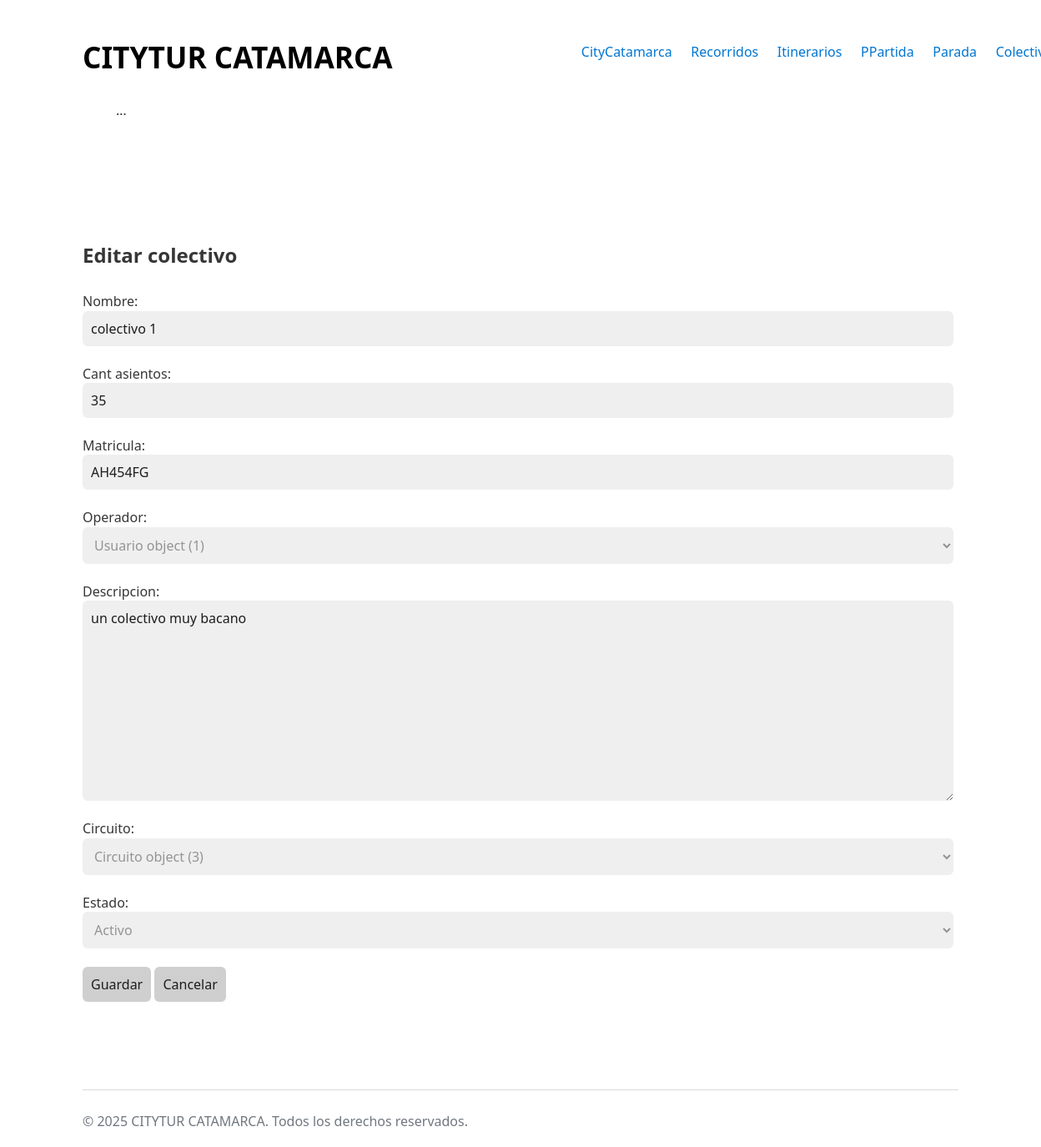
The app's page /colectivos/editar_colectivo/3/ with its own data.
### colectivos/models.py (models this page shows, shortened)
class Colectivo(models.Model):
    nombre = models.CharField(max_length= 20, default= 'sin nombre')
    cant_asientos = models.IntegerField()
    cant_ocupados = models.IntegerField(default= 0)
    matricula = models.CharField(max_length= 20)
    operador = models.ForeignKey(Usuario, on_delete= models.CASCADE)
    descripcion = models.TextField(max_length= 200, default= 'sin descripcion')
    circuito = models.ForeignKey(Circuito,
                                    on_delete= models.CASCADE,
                                    default= None,
                                    null=True,
                                    blank=True
                                )
    STATE_CHOICES = [
        ('ELIMINADO', 'Eliminado'),
        ('ACTIVO', 'Activo'),
        ('BAJA', 'Baja'),
    ]
    estado = models.CharField(max_length= 20, choices= STATE_CHOICES, default='ACTIVO')

### colectivos/views.py (the view)
# urls.py: path('editar_colectivo/<int:pk>/', views.editar_colectivo, name= 'colectivo_editar'),
def editar_colectivo(request, pk):
    obj = get_object_or_404(Colectivo, pk=pk)
    if request.method == 'POST':
        form = ColectivoForm(request.POST, instance=obj)
        if form.is_valid():
            form.save()
            return redirect('colectivos:colectivo_listar')
        else:
            return render(request, 'colectivo_editar.html', {'form': form, 'obj': obj})
    else:
        form = ColectivoForm(instance=obj)
        return render(request, 'colectivo_editar.html', {'form': form, 'obj': obj})

### colectivos/forms.py
class ColectivoForm(forms.ModelForm):
    class Meta:
        model = Colectivo
        fields = [
            'nombre',
            'cant_asientos',
            'matricula',
            'operador',
            'descripcion',
            'circuito',
            'estado',
        ]

### colectivos/templates/colectivo_editar.html (shortened to what this page needs)
{% extends 'base.html' %}
{% block body_id %}colectivo_form{% endblock %}
{% block content %}
<main id="main-form">
    <h2>Editar colectivo {{ colectivo.nombre }}</h2>
    <form method="post" enctype="multipart/form-data">
        {{ form.as_p }}
        <div class="actions">
            <button type="submit" class="btn">Guardar</button>
            <a class="btn btn-secondary" href="{% url 'colectivos:colectivo_listar' %}"><button>Cancelar</button></a>
        </div>
    </form>
</main>
{% endblock %}
{% block footer_script %}
    {{ block.super }}
{% endblock %}

### core/static/css/styles.css (style rules this page uses)
:root { --background-body: #fff; --background: #efefef; --background-alt: #f7f7f7; --selection: #9e9e9e; --text-main: #363636; --text-bright: #000; --text-muted: #70777f; --links: #0076d1; --focus: #0096bfab; --border: #dbdbdb; --button-base: #d0cfcf; --button-hover: #9b9b9b; --scrollbar-thumb: rgb(170, 170, 170); --scrollbar-thumb-hover: var(--button-hover); --form-placeholder: #949494; --form-text: #1d1d1d; }
html { scrollbar-color: #040a0f #202b38; scrollbar-color: var(--scrollbar-thumb) var(--background-body); scrollbar-width: thin; }
body { font-family: system-ui, -apple-system, BlinkMacSystemFont, 'Segoe UI', 'Roboto', 'Oxygen', 'Ubuntu', 'Cantarell', 'Fira Sans', 'Droid Sans', 'Helvetica Neue', 'Segoe UI Emoji', 'Apple Color Emoji', 'Noto Color Emoji', sans-serif; line-height: 1.4; max-width: 1050px; margin: 20px auto; padding: 0 10px; word-wrap: break-word; color: #363636; color: var(--text-main); background: #fff; background: var(--background-body); text-rendering: optimizeLegibility; }
button { color: #1d1d1d; color: var(--form-text); background-color: #d0cfcf; background-color: var(--button-base); font-family: inherit; font-size: inherit; padding-right: 30px; padding-left: 30px; padding: 10px; border: none; border-radius: 6px; outline: none; }
input { color: #1d1d1d; color: var(--form-text); background-color: #efefef; background-color: var(--background); font-family: inherit; font-size: inherit; margin-right: 6px; margin-bottom: 6px; padding: 10px; border: none; border-radius: 6px; outline: none; }
textarea { color: #1d1d1d; color: var(--form-text); background-color: #efefef; background-color: var(--background); font-family: inherit; font-size: inherit; margin-right: 6px; margin-bottom: 6px; padding: 10px; border: none; border-radius: 6px; outline: none; }
select { color: var(--form-placeholder); background-color: var(--background); font-family: inherit; font-size: inherit; margin-right: 6px; margin-bottom: 6px; padding: 10px; border: none; border-radius: 6px; outline: none; }
h1, h2, h3, h4, h5, h6 { margin-bottom: 12px; margin-top: 24px; }
a { text-decoration: none; color: var(--links); }
main { padding-top: 10%; padding-bottom: 10%; }
#main-form { display: flex; flex-direction: column; }

### colectivos/templates/colectivo_editar.html (style rules this page uses)
p { display: flex; flex-direction: column; }

### records on screen
Colectivo: nombre "colectivo 1", cant_asientos "35", matricula "AH454FG", operador "Usuario object (1)", descripcion "un colectivo muy bacano", circuito "Circuito object (3)", estado "Activo"
